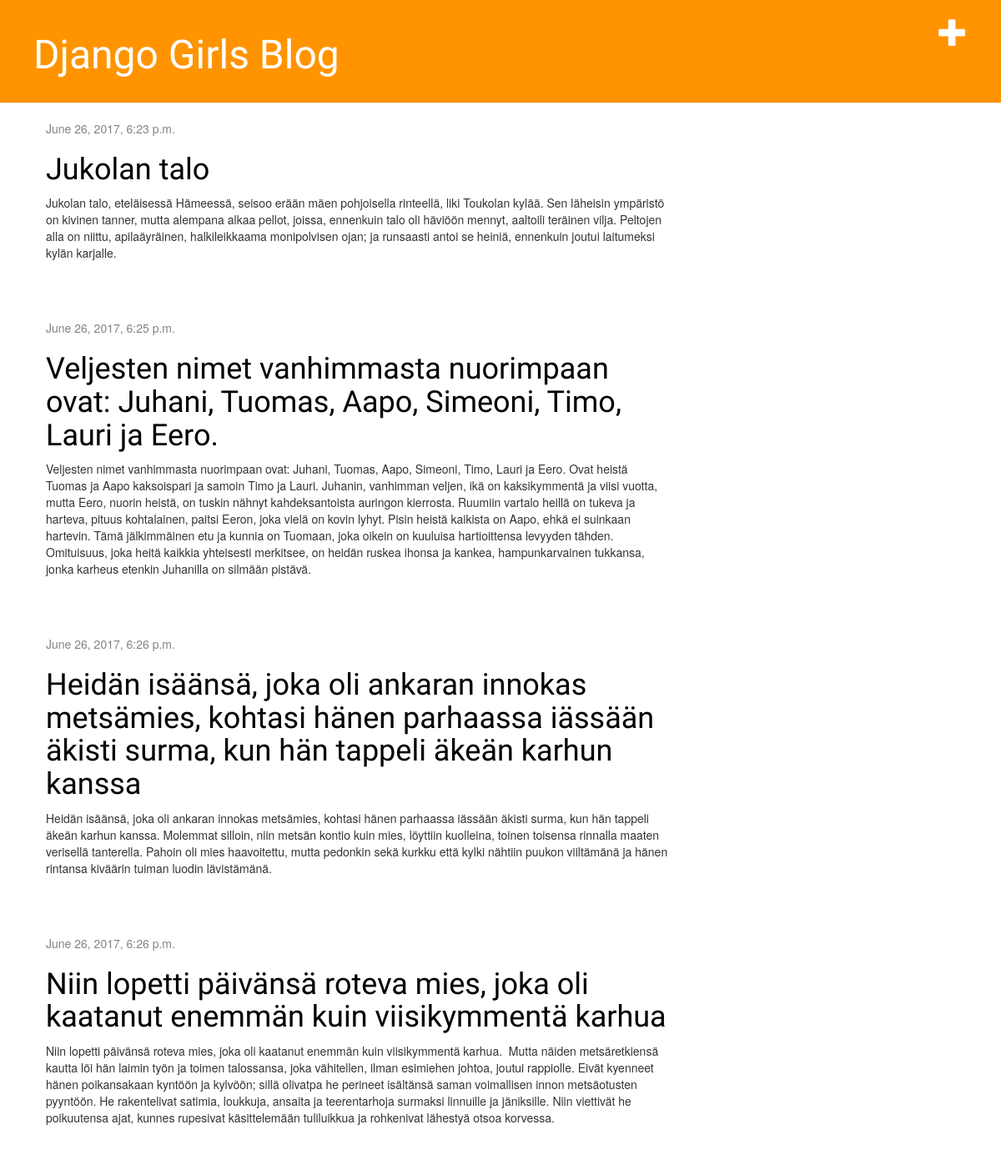
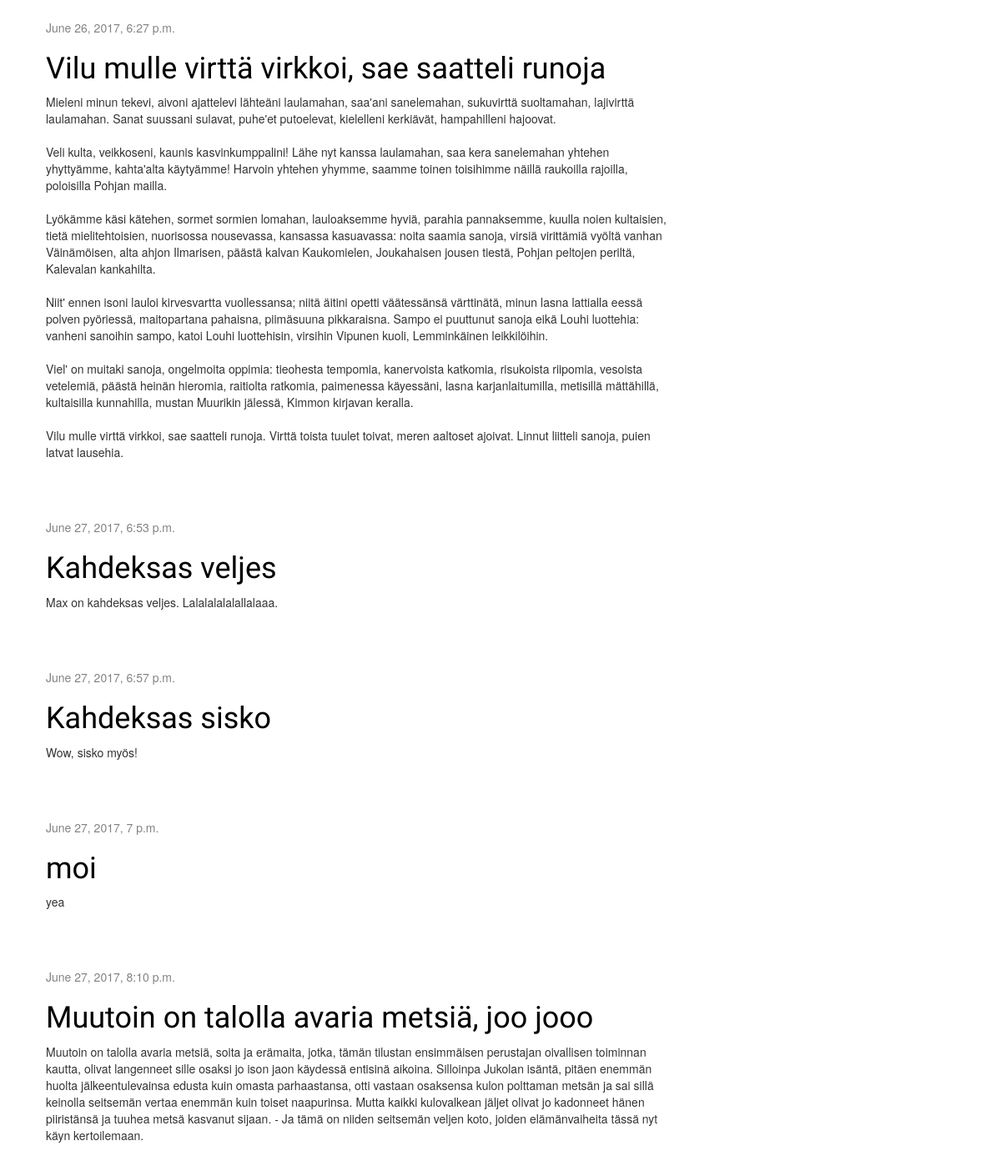
Before: / with the older database file (2 pictures, top to bottom).
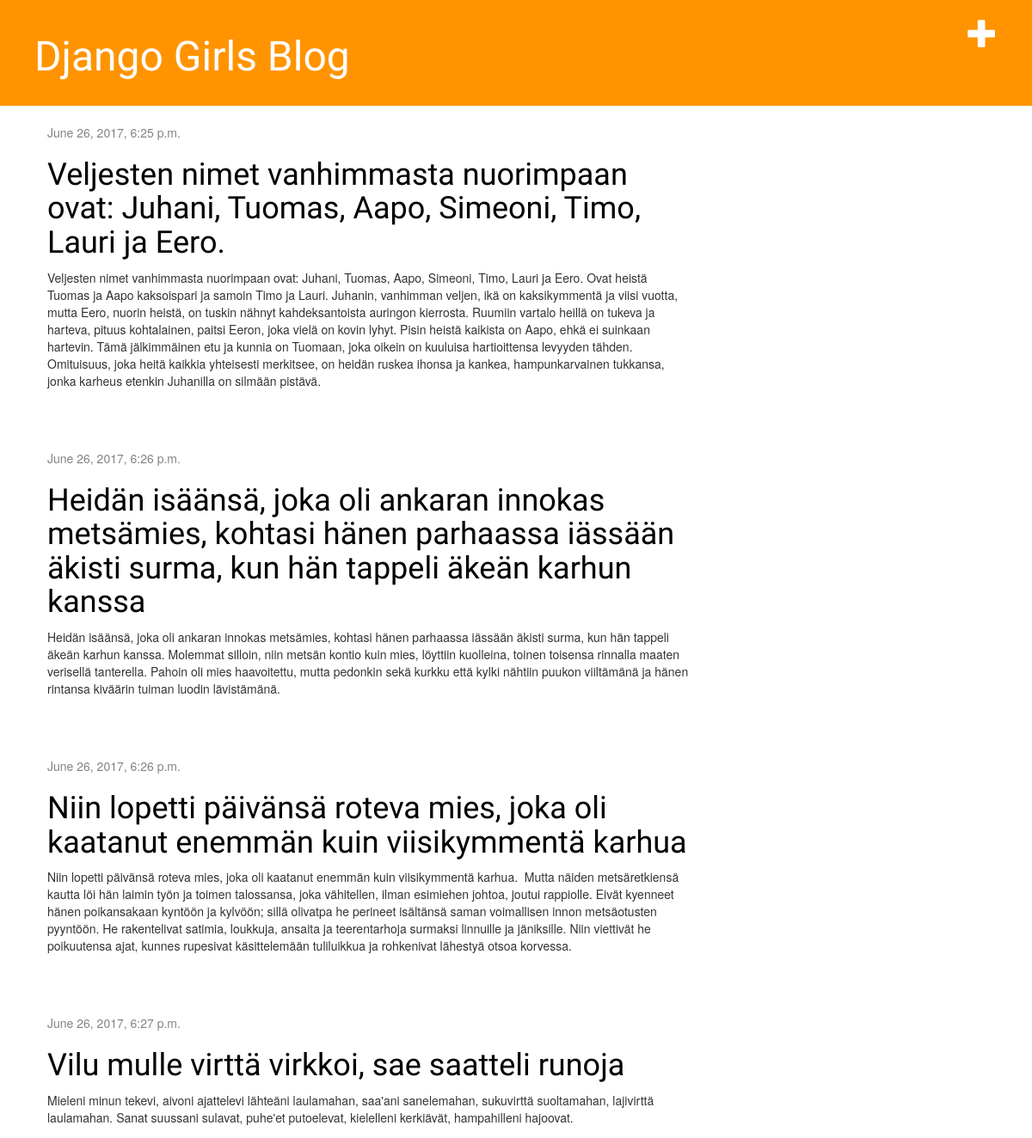
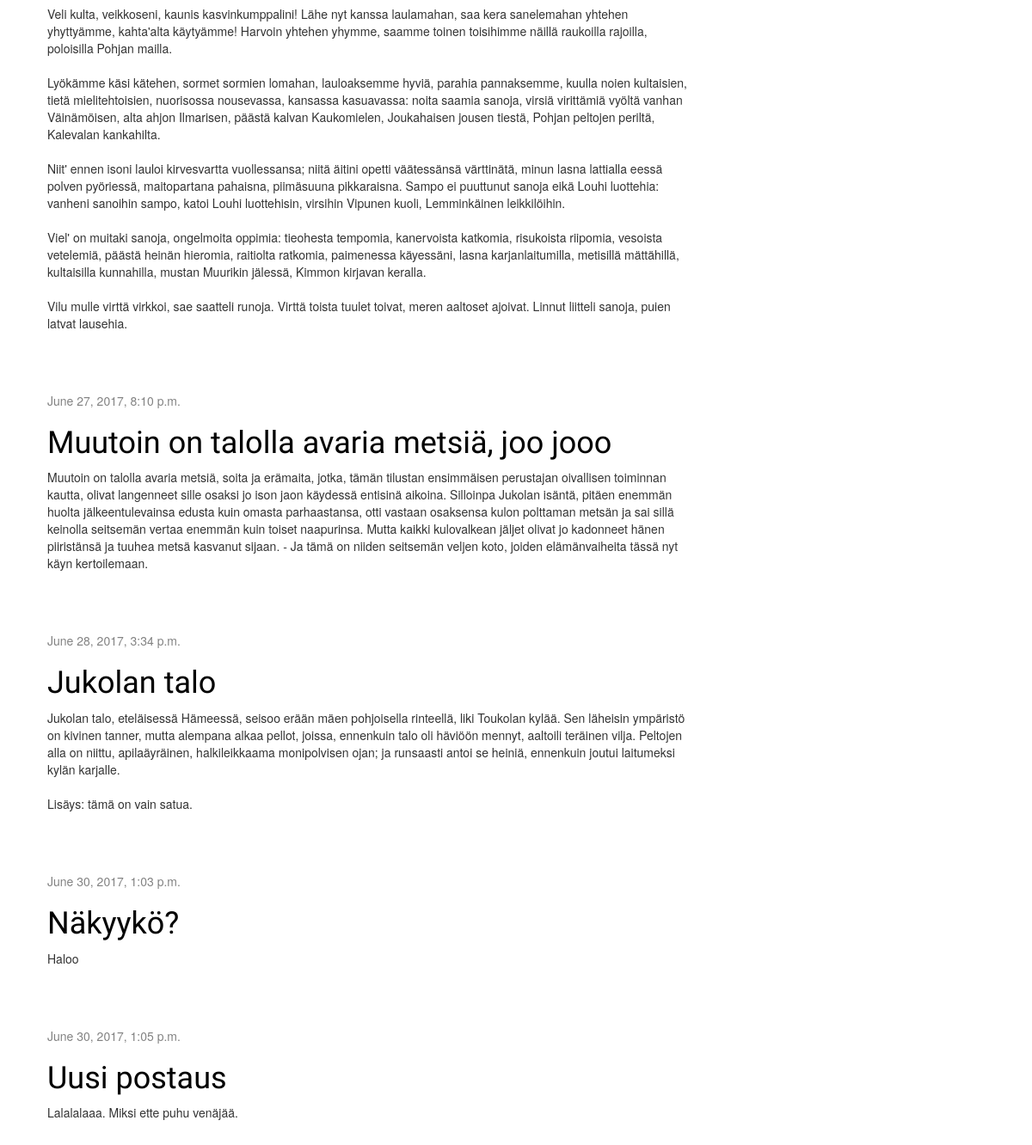
After: the same page with the newer database file (2 pictures, top to bottom).
### blog/models.py (models this page shows, shortened)
class Post(models.Model):
    author = models.ForeignKey('auth.User')
    title = models.CharField(max_length=200)
    text = models.TextField()
    created_date = models.DateTimeField(
            default=timezone.now)
    published_date = models.DateTimeField(
            blank=True, null=True)

### blog/views.py (the view)
# urls.py: url(r'^$', views.post_list, name='post_list'),
def post_list(request):
    posts = Post.objects.filter(published_date__lte=timezone.now()).order_by('published_date')
    return render(request, 'blog/post_list.html', {'posts': posts})

### blog/templates/blog/post_list.html
{% extends 'blog/base.html' %}
{% block content %}
    {% for post in posts %}
        <div class="post">
            <div class="date">
                {{ post.published_date }}
            </div>
            <h1><a href="{% url 'post_detail' pk=post.pk %}">{{ post.title }}</a></h1>
            <p>{{ post.text|linebreaksbr }}</p>
        </div>
    {% endfor %}
{% endblock %}

### blog/templates/blog/base.html (shortened to what this page needs)
{% load staticfiles %}
<html>
    <head>
        <link rel="stylesheet" href="//maxcdn.bootstrapcdn.com/bootstrap/3.2.0/css/bootstrap.min.css">
        <link rel="stylesheet" href="//maxcdn.bootstrapcdn.com/bootstrap/3.2.0/css/bootstrap-theme.min.css">
        <link rel="stylesheet" href="{% static 'css/blog.css' %}">
    </head>
    <body>
    <div class="page-header">
        {% if user.is_authenticated %}
            <a href="{% url 'post_new' %}" class="top-menu"><span class="glyphicon glyphicon-plus"></span></a>
            <a href="{% url 'post_draft_list' %}" class="top-menu"><span class="glyphicon glyphicon-edit"></span></a>
        <p class="top-menu">Hello {{ user.username }} <small>(<a href="{% url 'logout' %}">Log out</a>)</small></p>
        {% else %}
            <a href="{% url 'login' %}" class="top-menu"><span class="glyphicon glyphicon-plus"></span></a>
        {% endif %}
        <h1><a href="/">Django Girls Blog</a></h1>
    </div>
    <div class="content container">
        <div class="row">
            <div class="col-md-8">
            {% block content %}
            {% endblock %}
            </div>
        </div>
    </div>
    </body>
</html>

### blog/static/css/blog.css (style rules this page uses)
.page-header { background-color: #ff9400; margin-top: 0; padding: 20px 20px 20px 40px; }
.page-header h1, .page-header h1 a, .page-header h1 a:visited, .page-header h1 a:active { color: #ffffff; font-size: 36pt; text-decoration: none; }
.content { margin-left: 40px; }
h1, h2, h3, h4 { font-family: 'Lobster', cursive; }
.date { color: #828282; }
.top-menu, .top-menu:hover, .top-menu:visited { color: #ffffff; float: right; font-size: 26pt; margin-right: 20px; }
.post { margin-bottom: 70px; }
.post h1 a, .post h1 a:visited { color: #000000; }

Changed rows visible on the page:
removed Post: published_date "June 27, 2017, 6:53 p.m.", title "Kahdeksas veljes", text "Max on kahdeksas veljes. Lalalalalalallalaaa."
removed Post: published_date "June 27, 2017, 6:57 p.m.", title "Kahdeksas sisko", text "Wow, sisko myös!"
removed Post: published_date "June 27, 2017, 7 p.m.", title "moi", text "yea"
changed Post "Jukolan talo": published_date "June 26, 2017, 6:23 p.m." → "June 28, 2017, 3:34 p.m."; text "…joutui laitumeksi kylän karjalle." → "…joutui laitumeksi kylän karjalle. Lisäys: tämä on vain satua."; moves down the list
added Post: published_date "June 30, 2017, 1:03 p.m.", title "Näkyykö?", text "Haloo"
added Post: published_date "June 30, 2017, 1:05 p.m.", title "Uusi postaus", text "Lalalalaaa. Miksi ette puhu venäjää."
